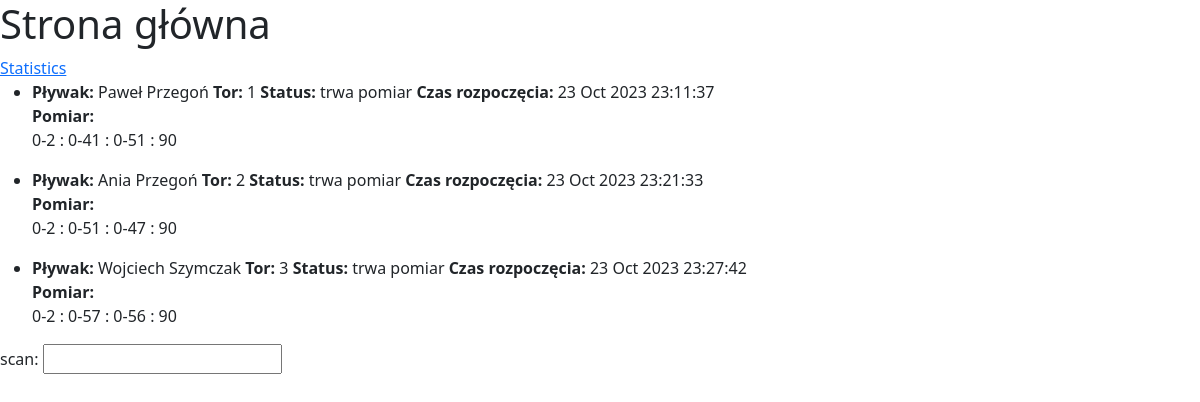
/home/, run on the app's committed database.
### tracking/models.py (models this page shows, shortened)
class Track(models.Model):
    swimmer = models.CharField(max_length=100)
    track = models.PositiveIntegerField(unique=True, null=True, blank=True)
    start_time = models.DateTimeField(null=True, blank=True)
    status = models.CharField(max_length=20)

### tracking/views.py (the view, shortened to what this page needs)
# urls.py: path('home/', views.TrackStatusView.as_view(), name='home'),
class TrackStatusView(FormMixin, ListView):
    model = Track
    context_object_name = 'tracks'
    template_name = "tracking/home.html"
    form_class = ScanForm

### tracking/forms.py
class ScanForm(forms.Form):
    scann = forms.CharField(max_length=100, label="scan")

### tracking/templates/tracking/home.html (shortened to what this page needs)
<!DOCTYPE html>
{% load static %}
<html lang="en">
<head>
    {% load bootstrap5 %}
      {% bootstrap_css %}
</head>
<body>
    <h1>Strona główna</h1>
    <a href="{% url 'statistics' %}">Statistics</a>
     {% for track in tracks %}
    <ul>
        <li>
            <strong>Pływak:</strong>  {{ track.swimmer }}
            <strong>Tor:</strong> {{ track.track }}
            <strong>Status:</strong> {{ track.status }}
            <strong>Czas rozpoczęcia: </strong>
            <span class="times" id="{{ track.track }}">{{ track.start_time|date:"d M Y H:i:s" }}</span>
            <div>
                <strong>Pomiar: </strong>
                <div id="time-{{ track.track }}">
                    <span class="digit" id="hr-{{ track.track }}">
                        00</span>
                    <span class="txt">:</span>
                    <span class="digit" id="min-{{ track.track }}">
                        00</span>
                    <span class="txt">:</span>
                    <span class="digit" id="sec-{{ track.track }}">
                        00</span>
                    <span class="txt">:</span>
                    <span class="digit" id="count-{{ track.track }}">
                        00</span>
                </div>
            </div>
        </li>
    </ul>
     {% endfor %}
    <form method="POST">
        <div>
            {{ form.as_p }}
        </div>
    </form>
</body>
</html>

### data on the page
Track: swimmer "Paweł Przegoń", track "1", status "trwa pomiar", start_time "23 Oct 2023 23:11:37"
Track: swimmer "Ania Przegoń", track "2", status "trwa pomiar", start_time "23 Oct 2023 23:21:33"
Track: swimmer "Wojciech Szymczak", track "3", status "trwa pomiar", start_time "23 Oct 2023 23:27:42"
